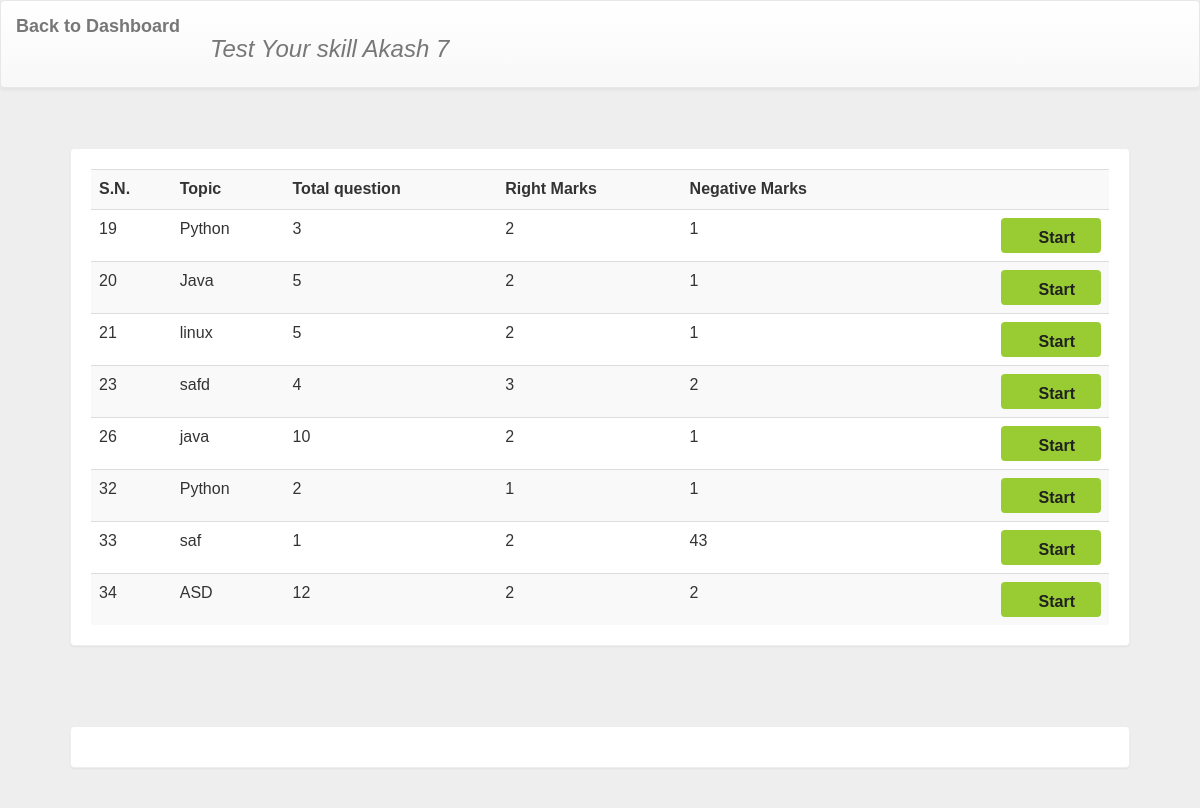
The app's page /quiz.php (signed in) with its own data.
### tables this page shows
CREATE TABLE `quiz` (
  `id` int(11) NOT NULL,
  `title` varchar(50) NOT NULL,
  `total_ques` int(11) NOT NULL,
  `right_mark` int(11) NOT NULL,
  `wrong_mark` int(11) NOT NULL,
  `date` timestamp NOT NULL DEFAULT current_timestamp()
);

### quiz.php (the view, shortened to what this page needs)
<!DOCTYPE html PUBLIC "-//W3C//DTD XHTML 1.0 Transitional//EN" "http://www.w3.org/TR/xhtml1/DTD/xhtml1-transitional.dtd">
<html xmlns="http://www.w3.org/1999/xhtml">
<head>
    <link rel="stylesheet" href="css/bootstrap.min.css" />
    <link rel="stylesheet" href="css/bootstrap-theme.min.css" />
    <link rel="stylesheet" href="css/main.css">
    <link rel="stylesheet" href="css/font.css">
</head>
<body>
    <nav class="navbar navbar-default title1">
        <div class="container-fluid">
            <div class="navbar-header">
               <?php
               if(isset($_SESSION['u_id'])){
                $user_id  = $_SESSION['u_id'];
               }
               ?>
                <a class="navbar-brand" href='<?php echo "user-dash.php?uid=$user_id"; ?>'><b>Back to Dashboard</b></a>
            </div>
            <div class="collapse navbar-collapse" id="bs-example-navbar-collapse-1">
                <ul class="nav navbar-nav">
                    <li><a href="#" id="remove"><strong>
                        <i class="fa fa-user">
                                <?php
                                $usern = $_SESSION['user'];
                                echo "<h3> Test Your skill $usern $user_id</h3>";
                                ?>
                                </i>
                                </strong>
                        </a></li>
                </ul>
            </div>
        </div>
    </nav>
    <div class="container" id="home">
        <div class="row">
            <div class="col-md-12">
                <div class="panel">
                    <div class="table-responsive">
                        <?php
                        $q = "SELECT * from quiz";
                        $result = mysqli_query($conn, $q) or die("error 500");
                        $row = mysqli_num_rows($result);
                        if ($row > 0) {
                        ?>
                            <table class="table table-striped title1">
                                <tr>
                                    <td><b>S.N.</b></td>
                                    <td><b>Topic</b></td>
                                    <td><b>Total question</b></td>
                                    <td><b>Right Marks</b></td>
                                    <td><b>Negative Marks</b></td>
                                    <td></td>
                                </tr>
                                <tr>
                                    <?php
                                    while ($row = mysqli_fetch_array($result)) {
                                    ?>
                                        <td><?php echo $row['id']; ?></td>
                                        <td> <?php echo $row['title']; ?></td>
                                        <td><?php echo $row['total_ques']; ?></td>
                                        <td><?php echo $row['right_mark']; ?></td>
                                        <td><?php echo $row['wrong_mark']; ?></td>
                <td><b><a href="#" class="pull-right btn sub1" style="margin:0px;background:#99cc32"><span
                        class="glyphicon glyphicon-new-window" aria-hidden="true"></span><span
                        class="title1"><b>Start</b></span></a></b></td>
                                </tr>
                        <?php
                                    }
                                } else {
                                    echo 'No data found';
                                }
                        ?>
                            </table>
                    </div>
                </div>
            </div>
        </div>
    </div>
    <div class="row" style="display: none;">
        <span class="title1" style="margin-left:40%;font-size:30px;"><b>Enter Question Details</b></span><br /><br />
        <div class="col-md-6">
            <form class="form-horizontal title1" name="form" action="practice.php" method="POST">
                <fieldset>
                    <b>Question number&nbsp;&nbsp;:</><br />
                        <br />
                        <b>Correct answer</b>:<br />
                </fieldset>
            </form>
        </div>
    </div>
    <div class="container">
        <div class="row">
            <div class="col-md-12">
                <div class="panel">
                </div>
            </div>
</body>
</html>

### admin/css/main.css (style rules this page uses)
body { overflow-x:hidden; width:100%; font: 15px "Century Gothic", "Times Roman", sans-serif; background:#eee; min-height:550px; background-attachment:fixed; }
.panel { border-color:#eee; margin:40px; padding:20px; font: 15px "Century Gothic", "Times Roman", sans-serif; }
.title1 { font: 16px "Century Gothic", "Times Roman", sans-serif; }
.sub1 { width:90px; color:#202020; background:orange; font-size:15px; height:35px; margin:20px; padding:10px; width:100px; }

### records on screen
quiz: id "19", title "Python", total_ques "3", right_mark "2", wrong_mark "1"
quiz: id "20", title "Java", total_ques "5", right_mark "2", wrong_mark "1"
quiz: id "21", title "linux", total_ques "5", right_mark "2", wrong_mark "1"
quiz: id "23", title "safd", total_ques "4", right_mark "3", wrong_mark "2"
quiz: id "26", title "java", total_ques "10", right_mark "2", wrong_mark "1"
quiz: id "32", title "Python", total_ques "2", right_mark "1", wrong_mark "1"
quiz: id "33", title "saf", total_ques "1", right_mark "2", wrong_mark "43"
quiz: id "34", title "ASD", total_ques "12", right_mark "2", wrong_mark "2"

### other values on screen
$usern "Akash"
$user_id "7"
